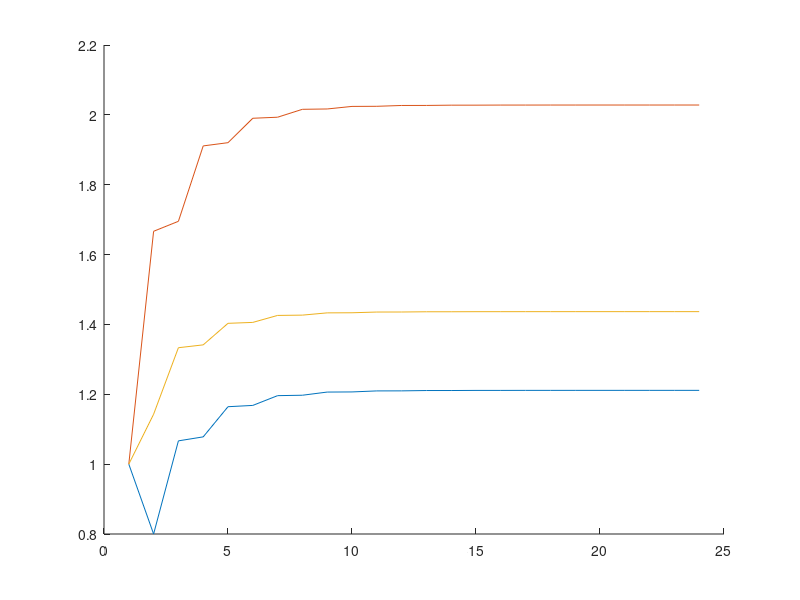

Here is the MATLAB script that generated this plot:
function jacobi
  A=[2.5,-1,0;-1,3,-2;0,-1,3.5];
  b=[1;2;3];
  y0=[1;1;1];
  ep=0.000001;
  it=0;
  itmax=1000;
  fin=0;
  
  D=diag(diag(A));
  B=A-D;
  T=-inv(D)*B;
  c=inv(D)*b;
  
  while fin==0
    it=it+1;
    yn=T*y0+c;
    error=max(abs(yn-y0)./abs(yn));
    if(error<ep)
    fin=1;
  endif
  if(it==itmax)
  fin=2;
endif
my(:,it)=y0;
y0=yn;
endwhile
hold on
plot(my(1,:));
plot(my(2,:));
plot(my(3,:));
hold off
disp("error "); disp(error);
disp("iteraciones "); disp(it);
disp("vector "); disp(yn);
endfunction
